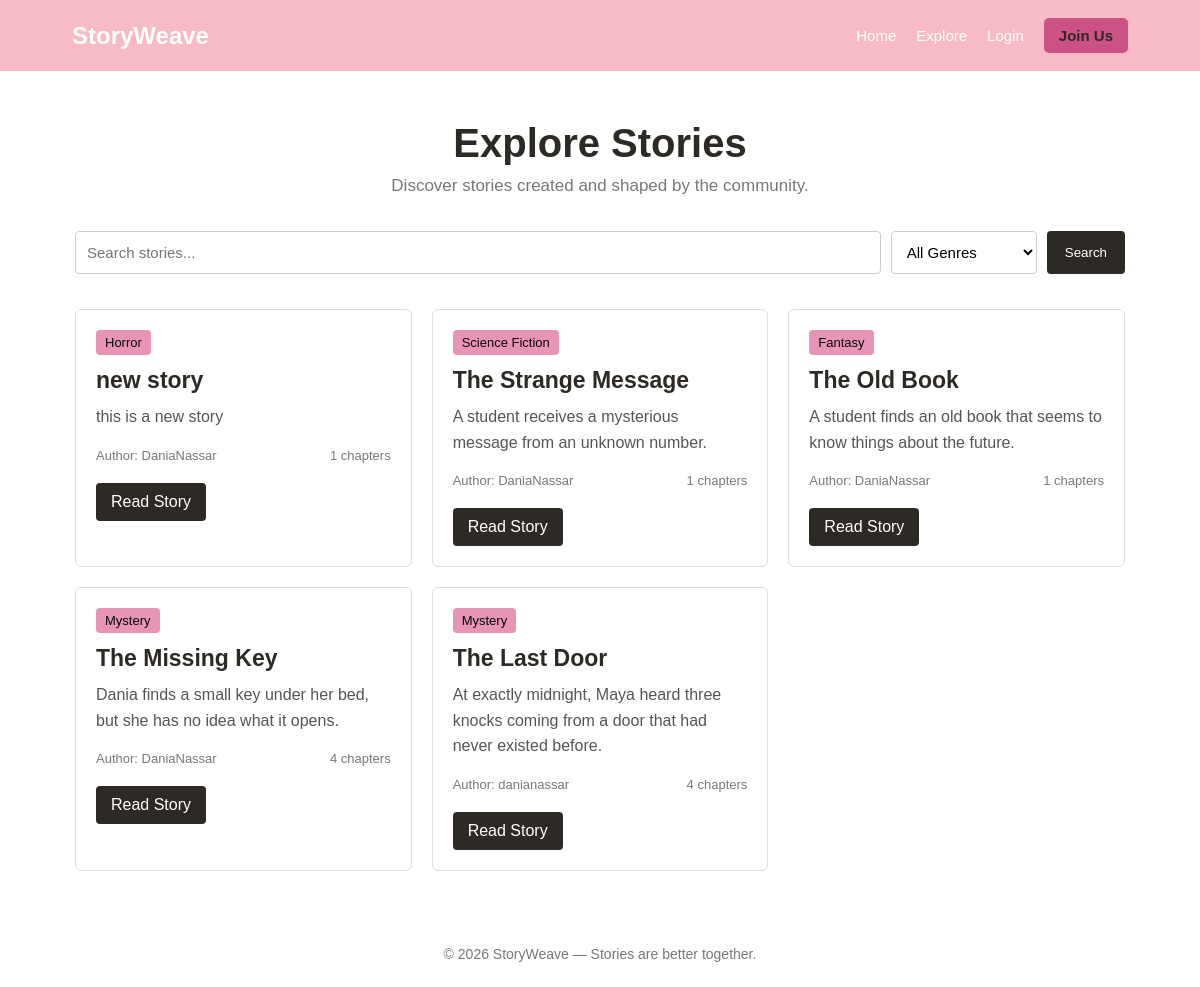
Screenshot of /stories/ with the database file from the repository.
### stories/models.py (models this page shows, shortened)
class Story(models.Model):
    STATUS_CHOICES = [
        ("ongoing", "Ongoing"),
        ("completed", "Completed"),
    ]
    title = models.CharField(max_length=200)
    description = models.TextField()
    author = models.ForeignKey(
        User,
        on_delete=models.CASCADE,
        related_name="stories"
    )
    genre = models.ForeignKey(
        Genre,
        on_delete=models.SET_NULL,
        null=True,
        blank=True,
        related_name="stories"
    )
    status = models.CharField(
        max_length=20,
        choices=STATUS_CHOICES,
        default="ongoing"
    )
    created_at = models.DateTimeField(auto_now_add=True)

class Genre(models.Model):
    name = models.CharField(max_length=100, unique=True)
    def __str__(self):
        return self.name

### stories/views.py (the view)
def explore(request):
    stories = Story.objects.all().order_by("-created_at")
    genres = Genre.objects.all()
    search = request.GET.get("search")
    genre_id = request.GET.get("genre")
    if search:
        stories = stories.filter(title__icontains=search)
    if genre_id:
        stories = stories.filter(genre_id=genre_id)
    return render(
        request,
        "stories/explore.html",
        {
            "stories": stories,
            "genres": genres,
            "search": search,
            "selected_genre": genre_id,
        }
    )

### stories/templates/stories/explore.html (shortened to what this page needs)
{% extends "stories/base.html" %}
{% block content %}
<section class="explore-page">
    <div class="page-header">
        <h1>Explore Stories</h1>
        <p>
            Discover stories created and shaped by the community.
        </p>
    </div>
    <form method="get" class="search-form">
        <input
            type="text"
            name="search"
            placeholder="Search stories..."
            value="{{ search|default:'' }}"
        >
        <select name="genre">
            <option value="">
                All Genres
            </option>
        </select>
        <button type="submit">
            Search
        </button>
    </form>
    <div class="stories-grid">
        {% for story in stories %}
            <article class="story-card">
                <div class="story-card-content">
                    <span class="genre">
                        {{ story.genre }}
                    </span>
                    <h2>
                        {{ story.title }}
                    </h2>
                    <p class="story-description">
                        {{ story.description|truncatewords:25 }}
                    </p>
                    <div class="story-info">
                         <span>Author: {{ story.author.username }}</span>
                         <span>{{ story.chapters.count }} chapters</span>
                    </div>
                    <a
                        href="/stories/{{ story.id }}/"
                        class="primary-button"
                    >
                        Read Story
                    </a>
                </div>
            </article>
        {% endfor %}
    </div>
</section>
{% endblock %}

### stories/templates/stories/base.html (shortened to what this page needs)
{% load static %}
<!DOCTYPE html>
<html lang="en">
<head>
    <link rel="stylesheet" href="{% static 'stories/style.css' %}">
</head>
<body>
    <nav class="navbar">
        <a href="/" class="logo">
            StoryWeave
        </a>
        <div class="nav-links">
            <a href="/">Home</a>
            <a href="/stories/">Explore</a>
            {% if user.is_authenticated %}
                <a href="/stories/create/">Create Story</a>
                <a href="/stories/library/">My Library</a>
                <a href="/stories/profile/">Profile</a>
                <form action="/logout/" method="post" class="logout-form">
                    {% csrf_token %}
                    <button type="submit">Logout</button>
                </form>
            {% else %}
                <a href="/login/">Login</a>
                <a href="/register/" class="nav-button">Join Us</a>
            {% endif %}
        </div>
    </nav>
    <main>
        {% block content %}
        {% endblock %}
    </main>
    <footer>
        <p>© 2026 StoryWeave — Stories are better together.</p>
    </footer>
</body>
</html>

### stories/static/stories/style.css (style rules this page uses)
* { box-sizing: border-box; margin: 0; padding: 0; }
body { font-family: Arial, sans-serif; background: white; color: #2d2a26; min-height: 100vh; }
.navbar { background: rgb(248, 186, 196); color: white; padding: 18px 6%; display: flex; justify-content: space-between; align-items: center; }
.logo { color: white; text-decoration: none; font-size: 24px; font-weight: bold; }
.nav-links { display: flex; align-items: center; gap: 20px; }
.nav-links a { color: white; text-decoration: none; font-size: 15px; }
.nav-button { background: #cc5285; color: #2d2a26 !important; padding: 9px 15px; border-radius: 5px; font-weight: bold; }
main { min-height: calc(100vh - 140px); }
footer { text-align: center; padding: 25px; color: #777; font-size: 14px; }
.explore-page { max-width: 1100px; margin: 0 auto; padding: 50px 25px; }
.page-header { text-align: center; margin-bottom: 35px; }
.page-header h1 { font-size: 40px; margin-bottom: 10px; }
.page-header p { color: #777; font-size: 17px; }
.search-form { display: flex; gap: 10px; margin-bottom: 35px; }
.search-form input, .search-form select { padding: 11px; border: 1px solid #ccc; border-radius: 4px; font-size: 15px; }
.search-form input { flex: 1; }
.search-form select { background: white; }
.search-form button { padding: 11px 18px; background: #2d2a26; color: white; border: none; border-radius: 4px; cursor: pointer; }
.stories-grid { display: grid; grid-template-columns: repeat(3, 1fr); gap: 20px; }
.story-card { background: white; border: 1px solid #ddd; border-radius: 6px; padding: 20px; }
.genre { display: inline-block; background: #e894b7; color: #080706; padding: 5px 9px; border-radius: 4px; font-size: 13px; margin-bottom: 12px; }
.story-card h2 { font-size: 23px; margin-bottom: 10px; }
.story-description { color: #666; line-height: 1.6; margin-bottom: 18px; }
.story-info { display: flex; justify-content: space-between; color: #777; font-size: 13px; margin-bottom: 20px; }
.primary-button { display: inline-block; background: #2d2a26; color: white; text-decoration: none; padding: 10px 15px; border-radius: 4px; }
.story-description { line-height: 1.6; color: #555; }

### rows the page displays
Story: genre "Horror", title "new story", description "this is a new story", author.username "DaniaNassar", chapters.count "1"
Story: genre "Science Fiction", title "The Strange Message", description "A student receives a mysterious message from an unknown number.", author.username "DaniaNassar", chapters.count "1"
Story: genre "Fantasy", title "The Old Book", description "A student finds an old book that seems to know things about the future.", author.username "DaniaNassar", chapters.count "1"
Story: genre "Mystery", title "The Missing Key", description "Dania finds a small key under her bed, but she has no idea what it opens.", author.username "DaniaNassar", chapters.count "4"
Story: genre "Mystery", title "The Last Door", description "At exactly midnight, Maya heard three knocks coming from a door that had never existed before.", author.username "danianassar", chapters.count "4"
